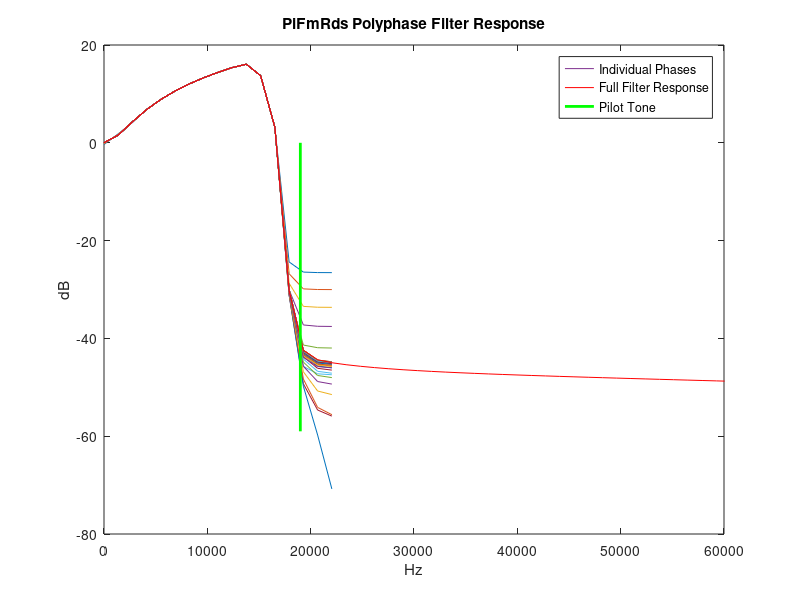

This figure's MATLAB source:


% Filter analysis for combined LPF and preemphasis 
% IIR reference material:  http://jontio.zapto.org/hda1/preempiir.pdf
%
% Tested on GNU Octave, should work on Matlab

cutoff_freq=15700
if 1
  FIR_PHASES=32      % Values for PiFmRds
  sample_rate=44100  
  tau=75e-6          
  delta=1.96e-6      
else
  FIR_PHASES=4       % Values used in reference material
  sample_rate=48000  % 48000*4 = 192000
  tau=50e-6          % to verify results against example values
  delta=7.96e-6      
end


FIR_SIZE=1024

taup=1/(2*sample_rate*FIR_PHASES)*cot(1/(2*tau*sample_rate*FIR_PHASES))
deltap=1/(2*sample_rate*FIR_PHASES)*cot(1/(2*delta*sample_rate*FIR_PHASES))
bp=sqrt(-(taup^2) + sqrt( (taup.^4) + 8*(taup^2)*(deltap^2) )  )/2
ap=sqrt(2*(bp^2) + (taup^2) )
a0=( 2*ap + 1/(sample_rate*FIR_PHASES) )/(2*bp + 1/(sample_rate*FIR_PHASES) )
a1=(-2*ap + 1/(sample_rate*FIR_PHASES) )/(2*bp + 1/(sample_rate*FIR_PHASES) )
b1=( 2*bp - 1/(sample_rate*FIR_PHASES) )/(2*bp + 1/(sample_rate*FIR_PHASES) )

x=0;
y=0;

for j=1:FIR_SIZE
  sincpos=j-((FIR_SIZE+1)/2);
  if (sincpos==0)
    firlowpass(j)=  2 * cutoff_freq / (sample_rate*FIR_PHASES) ;
    disp('Oops: sincpos hit zero');
  else
    firlowpass(j)= sin(2 * pi * cutoff_freq * sincpos / (sample_rate*FIR_PHASES) ) / (pi * sincpos) ;
  end
  y=a0*firlowpass(j) + a1*x + b1*y;
  x=firlowpass(j);
  firpreemph(j)=y;
  win(j)=(.54 - .46 * cos(2*pi * (j) / (FIR_SIZE))) * FIR_PHASES ; 

end

fullfilt=firpreemph.*win;

hold off

for j=1:FIR_PHASES
  phasefreqs=linspace(0,sample_rate*FIR_PHASES*((FIR_SIZE/FIR_PHASES)-1)/FIR_SIZE,FIR_SIZE/FIR_PHASES);
  phasedb=20*log10(abs(fft(fullfilt(j:FIR_PHASES:FIR_SIZE))));
  % real data, so only show the positive frequencies
  l1=plot( phasefreqs(1:(end/2)+1) , phasedb(1:(end/2+1)));
  hold on

  %plot( fullfilt(j:FIR_PHASES:FIR_SIZE) )
end

fulldb= 20*log10(abs(fft(fullfilt))/FIR_PHASES);
fullfreqs=linspace(0,sample_rate*FIR_PHASES*(FIR_SIZE-1)/FIR_SIZE,FIR_SIZE);
l2=plot( fullfreqs(1:(end/2+1)) ,fulldb(1:(end/2+1)),'r' );


l3=plot( [19000 19000 ] , [0 -59] , 'g' ,'linewidth',2 ); % Pilot frequency 


legend([l1,l2,l3],'Individual Phases','Full Filter Response','Pilot Tone')

title('PiFmRds Polyphase Filter Response')
xlim([0 60000]);
xlabel('Hz');
ylabel('dB');
hold off

% semilogx( linspace(0,sample_rate*FIR_PHASES*(FIR_SIZE-1)/FIR_SIZE,FIR_SIZE) ,20*log10(abs(fft(fullfilt))/FIR_PHASES) , 'r' )

